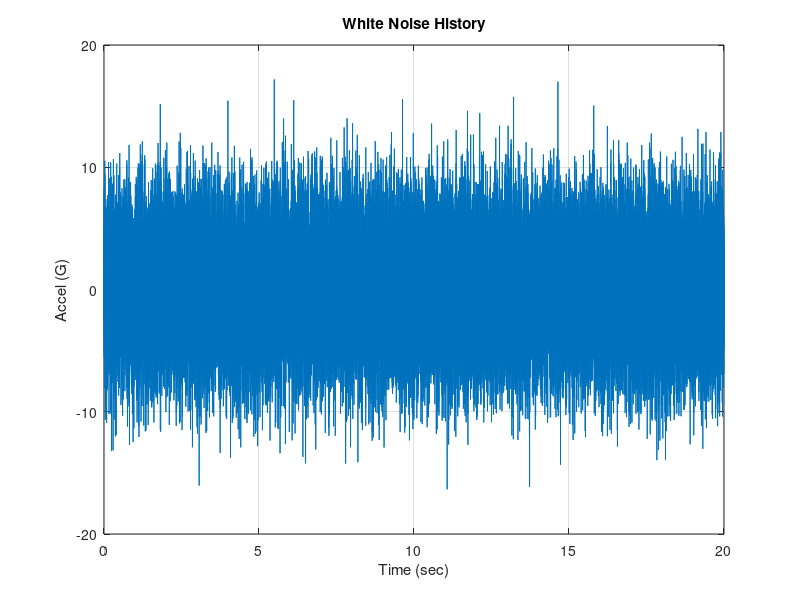

Write the MATLAB code that produced this figure. (Note: this script raises an error after producing the figure.)
%
%  white noise function
%
%  randn() is random with normal distribution
%
amp=4;
freq=10;
duration=20;
sample_rate=2000;
time_step=1/sample_rate;
number_steps=floor(duration/time_step);
%
a=zeros(number_steps,2);
%
for i=1:number_steps
    a(i,1)=(i-1)*time_step;
    a(i,2)=randn();   
end
%
a(:,2)=4*a(:,2)/std(a(:,2));
%
figure(1);
plot(a(:,1),a(:,2));
xlabel('Time (sec)');
ylabel('Accel (G)');
title('White Noise History');
ylim([-20,20]);
grid on;
%
figure(2)      
histogram(a(:,2),31)
ylabel('Counts');
title('Histogram');
xlabel('Accel(G)'); 
